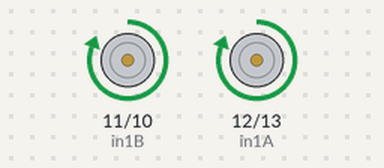
A sketch run on a simulated Arduino Uno, built with avr-gcc and run on an emulated ATmega328P. On the bench: motor-driver pin pairs drawn as motors (green arrow = first pin HIGH = forward, orange = second pin HIGH = backward, longer = more drive, scaled by the enable pin).

Above: at 2.2 s.
At 6.7 s:
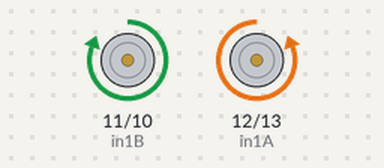
At 11.2 s:
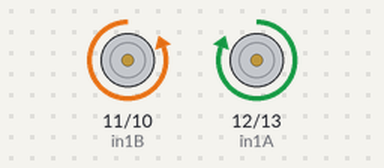
At 18.7 s:
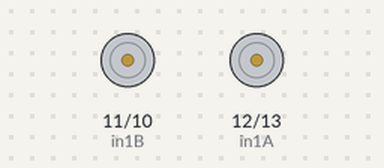
Timing chart, 0 to 22.2 s (numbered marks = the images above):
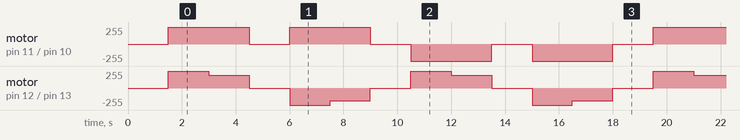

Measured:
- by itself, motor on pin 11 (in1B) / pin 10 (in2B): stopped → forward 255/255 at 1.5 s, → stopped 3.0 s later, → forward 255/255 1.5 s later, → stopped 3.0 s later, … (17 changes in this stretch)
- by itself, motor on pin 12 (in1A) / pin 13 (in2A): repeats every 9.0 s: forward 192/255 1.5 s, stopped 1.5 s, backward 255/255 1.5 s, backward 192/255 1.5 s, stopped 1.5 s, forward 255/255 1.5 s

The sketch:

motor_hbridge.ino
```cpp
// Motor A
int pwmA = 14;
int in1A = 12;
int in2A = 13;

// Motor B
int pwmB = 9;
int in1B = 11;
int in2B = 10;

int speed = 255;

void setup() {
  pinMode(pwmA, OUTPUT);
  pinMode(pwmB, OUTPUT);
  pinMode(in1A, OUTPUT);
  pinMode(in2A, OUTPUT);
  pinMode(in1B, OUTPUT);
  pinMode(in2B, OUTPUT);

  Serial.begin(115200);
  delay(1500);
}

void loop() {
  // Forward
  digitalWrite(in1A, HIGH);
  digitalWrite(in2A, LOW);
  digitalWrite(in1B, HIGH);
  digitalWrite(in2B, LOW);
  // Full speed
  analogWrite(pwmA, 255);
  analogWrite(pwmB, 255);
  delay(1500);
  // Half speed
  analogWrite(pwmA, 192);
  analogWrite(pwmB, 192);
  delay(1500);
  // Stop
  analogWrite(pwmA, 0);
  analogWrite(pwmB, 0);
  delay(1500);

  // Left spin
  digitalWrite(in1A, LOW);
  digitalWrite(in2A, HIGH);
  digitalWrite(in1B, HIGH);
  digitalWrite(in2B, LOW);
  // Full speed
  analogWrite(pwmA, 255);
  analogWrite(pwmB, 255);
  delay(1500);
  // Half speed
  analogWrite(pwmA, 192);
  analogWrite(pwmB, 192);
  delay(1500);
  // Stop
  analogWrite(pwmA, 0);
  analogWrite(pwmB, 0);
  delay(1500);

  // Right spin
  digitalWrite(in1A, HIGH);
  digitalWrite(in2A, LOW);
  digitalWrite(in1B, LOW);
  digitalWrite(in2B, HIGH);
  // Full speed
  analogWrite(pwmA, 255);
  analogWrite(pwmB, 255);
  delay(1500);
  // Half speed
  analogWrite(pwmA, 192);
  analogWrite(pwmB, 192);
  delay(1500);
  // Stop
  analogWrite(pwmA, 0);
  analogWrite(pwmB, 0);
  delay(1500);

  // Backward
  digitalWrite(in1A, LOW);
  digitalWrite(in2A, HIGH);
  digitalWrite(in1B, LOW);
  digitalWrite(in2B, HIGH);
  // Full speed
  analogWrite(pwmA, 255);
  analogWrite(pwmB, 255);
  delay(1500);
  // Half speed
  analogWrite(pwmA, 192);
  analogWrite(pwmB, 192);
  delay(1500);

  // Stop
  analogWrite(pwmA, 0);
  analogWrite(pwmB, 0);
  delay(1500);
}
```
